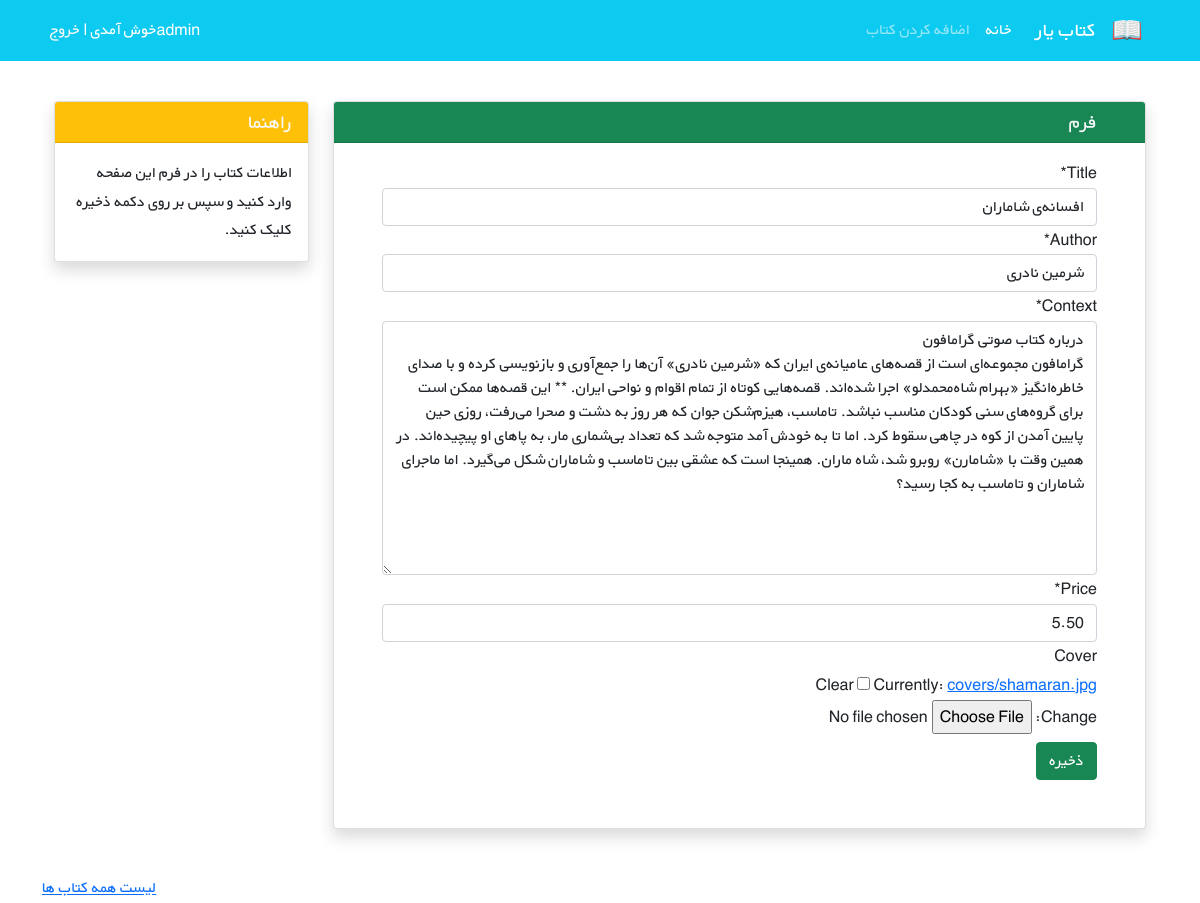
Page /books/11/edit/ (signed in) on the committed database.
### accounts/models.py (models this page shows)
class CustomUser(AbstractUser):
    age=models.PositiveIntegerField(null=True,blank=True)

### books/models.py (models this page shows, shortened)
class Book(models.Model):
    title = models.CharField(max_length=200)
    author = models.CharField(max_length=200)
    context = models.TextField()
    price = models.DecimalField(max_digits=5, decimal_places=2)
    cover = models.ImageField(upload_to='covers/', blank=True)

### books/views.py (the view)
# urls.py: path('<int:pk>/edit/', BookUpdateView.as_view(), name='book_update'),
class BookUpdateView(generic.UpdateView):
    model = Book
    fields = ['title', 'author', 'context','price','cover']
    template_name = 'books/book_update.html'

### books/templates/books/book_update.html (shortened to what this page needs)
{% extends '_base.html' %}
{% load crispy_forms_filters %}
{% block content %}
   <div class="container mt-4" dir="rtl">
    <div class="row">
        <div class="col-9">
            <div class="card shadow my-3">
                <h5 class="card-header bg-success text-light px-5">فرم</h5>
                <div class="px-5 pt-3 pb-5">
                    <form method="POST" enctype="multipart/form-data">
                        {{ form|crispy }}
                        <button type="submit" class="btn btn-success mt-2">ذخیره</button>
                    </form>
                </div>
            </div>
        </div>
        <div class="col-3">
                <div class="card my-3 shadow">
                    <h5 class="card-header bg-warning text-light">راهنما</h5>
                    <div class="card-body">
                        <p class="card-text">
                            اطلاعات کتاب را در فرم این صفحه وارد کنید و سپس بر روی دکمه ذخیره کلیک کنید.
                        </p>
                    </div>
                </div>
        </div>
    </div>
</div>
        <br>
        <a href="{% url 'book_list' %}">لیست همه کتاب ها</a>
{% endblock %}

### templates/_base.html (shortened to what this page needs)
<!DOCTYPE HTML PUBLIC "-//W3C//DTD HTML 4.01//EN" "http://www.w3.org/TR/html4/strict.dtd">
<html lang="en">
{% load static %}
<head>
    <link href="https://cdn.jsdelivr.net/npm/bootstrap@5.1.3/dist/css/bootstrap.min.css" rel="stylesheet"
>
    <link rel="stylesheet" href="{% static 'css/style.css' %}">
</head>
<body>
<nav class="navbar navbar-expand-lg navbar-dark bg-info" dir="rtl">
    <div class="container">
        <a class="navbar-brand" href="#">
            <img src="{% static 'icons/book.png' %}" alt="" height="30"
                 class="d-inline-block align-text-top">
        </a>
        <a class="navbar-brand mx-3" href="#">کتاب یار</a>
        <div class="collapse navbar-collapse" id="navbarNavAltMarkup">
            <div class="navbar-nav">
                <a class="nav-link active" aria-current="page" href="{% url 'book_list' %}">خانه</a>
                <a class="nav-link" href="{% url 'book_create' %}">اضافه کردن کتاب</a>
            </div>
        </div>
        <div class="mx-2 text-white">
            {% if user.is_authenticated %}
            {{ user.username}}خوش آمدی |
            <a class="link-light text-decoration-none" href="{% url 'logout' %}">خروج</a></div>
                {% else  %}
            <a class="link-light text-decoration-none" href="{% url 'login' %}">ورود</a>
                |
                <a class="link-light text-decoration-none" href="{% url 'signup' %}">ثبت نام</a>
            {% endif %}
    </div>
</nav>
<div class="container">
{% block content %}
{% endblock %}
</div>
</body>
</html>

### static/css/style.css (style rules this page uses)
* { font-family: 'BYekan', sans-serif; line-height: 1.8rem; }

### rows in the picture
CustomUser: username "admin"
Book: title "افسانه‌ی شاماران", author "شرمین نادری", context "درباره کتاب صوتی گرامافون گرامافون مجموعه‌ای است از قصه‌های عامیانه‌ی ایران که «شرمین نادری» آن‌ها را جمع‌آوری و بازنویسی کرده و با صدای خاطره‌انگیز «بهرام شاه‌محمدلو» اجرا شده‌اند. قصه‌هایی کوتاه از تمام اقوام و نواحی ایران. ** این قصه‌ها ممکن است برای گروه‌های سنی کودکان مناسب نباشد. تاماسب، هیزم‌شکن جوان که هر روز به دشت و صحرا می‌رفت، روزی حین پایین آمدن از کوه در چاهی سقوط کرد. اما تا به خودش آمد متوجه شد که تعداد بی‌شماری مار، به پاهای او پیچیده‌اند. در همین وقت با «شامارن» روبرو شد، شاه ماران. همینجا است که عشقی بین تاماسب و شاماران شکل می‌گیرد. اما ماجرای شاماران و تاماسب به کجا رسید؟", price "5.50"
